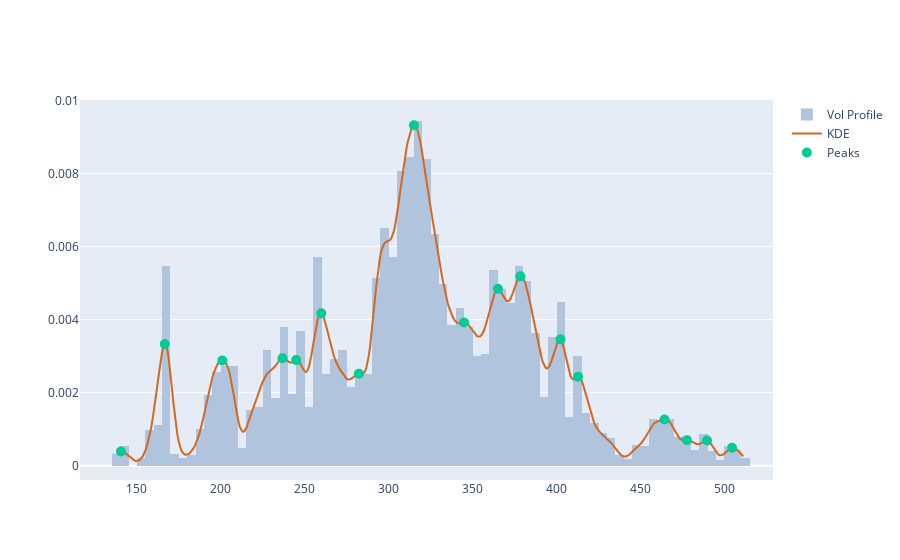

Notebook code for this chart:
### Markdown cell above
The Kernel Density Estimator (KDE) is a non-parametric method to estimate the probability density function of a continuous variable. It smooths the observed data using a kernel function, providing a continuous curve that represents the distribution of the data. KDE is useful for visualizing the underlying structure of the data, identifying modes, and comparing distributions.

### Code cell
# Volume Peaks
peaks,_ = signal.find_peaks(kdy)
pkx = xr[peaks]
pky = kdy[peaks]

pk_marker_args=dict(size=10)
fig = get_dist_plot(lulu.Close, lulu.Volume, xr, kdy)
fig.add_trace(go.Scatter(name="Peaks", x=pkx, y=pky, mode='markers', marker=pk_marker_args))

### Figure 1 — Plotly figure (JSON) as saved in the notebook; plotly's stock layout.template omitted (floating-point values rounded to 4 significant figures; data arrays with more than 128 entries replaced by an {"elided": "..."} marker saying what was removed)
{"data": [{"histfunc": "sum", "histnorm": "probability density", "marker": {"color": "#B0C4DE"}, "name": "Vol Profile", "nbinsx": 150, "type": "histogram", "x": {"elided": "1477 float values"}, "y": {"elided": "1477 float values"}}, {"marker": {"color": "#D2691E"}, "mode": "lines", "name": "KDE", "type": "scatter", "x": {"elided": "500 float values"}, "y": {"elided": "500 float values"}}, {"marker": {"size": 10}, "mode": "markers", "name": "Peaks", "type": "scatter", "x": [140.5, 166.6, 200.9, 236.7, 244.9, 259.9, 282.2, 315.1, 344.9, 365.1, 378.5, 402.4, 412.8, 464.3, 477.7, 489.7, 504.6], "y": [0.000388, 0.00333, 0.002882, 0.002943, 0.00289, 0.004171, 0.002516, 0.009322, 0.003918, 0.004847, 0.005184, 0.003459, 0.002434, 0.001266, 0.0006968, 0.0006915, 0.0004918]}], "layout": {}}
